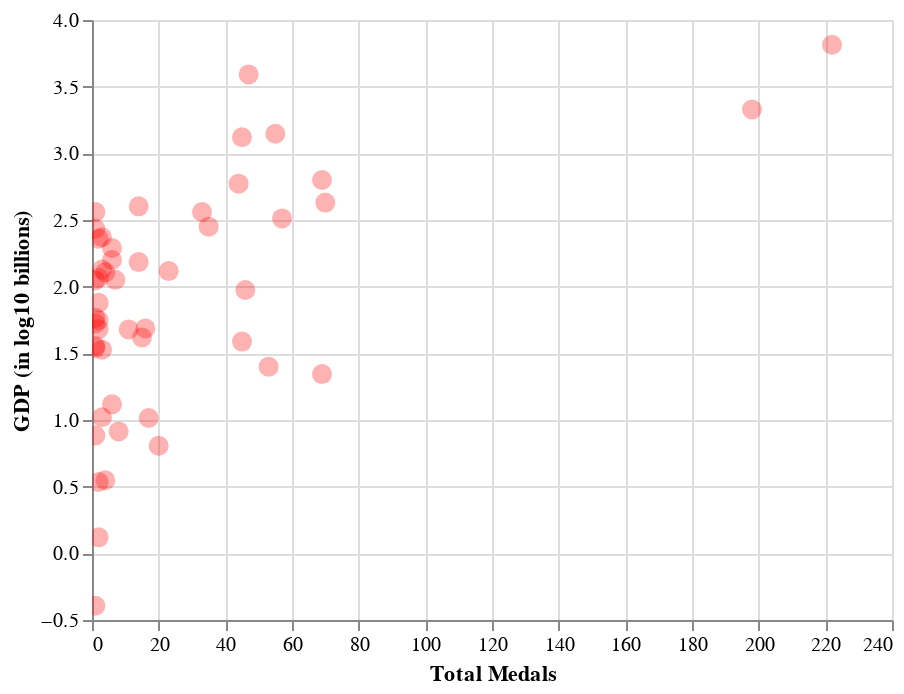

Write notebook code for a chart like this one.
### Code cell
alt.Chart(df[df['Year']==1992]).mark_circle(
        color='red',
        size=100,
        opacity=0.3
    ).encode(
        x='Total Medals',
        y='GDP (in log10 billions)',
        tooltip=['Year', 'Team']
    ).interactive()

### Figure 1 — Vega-Lite specification as saved in the notebook (floating-point values rounded to 4 significant figures)
{"config": {"view": {"continuousWidth": 400, "continuousHeight": 300}}, "data": {"name": "data-e62bb0cda988bf96736215c0bc7eca2b"}, "mark": {"type": "circle", "color": "red", "opacity": 0.3, "size": 100}, "encoding": {"tooltip": [{"type": "quantitative", "field": "Year"}, {"type": "nominal", "field": "Team"}], "x": {"type": "quantitative", "field": "Total Medals"}, "y": {"type": "quantitative", "field": "GDP (in log10 billions)"}}, "selection": {"selector028": {"type": "interval", "bind": "scales", "encodings": ["x", "y"]}}, "$schema": "https://vega.github.io/schema/vega-lite/v4.0.2.json", "datasets": {"data-e62bb0cda988bf96736215c0bc7eca2b": [{"Team": "Algeria", "Year": 1992, "Bronze": 1.0, "Gold": 1.0, "Silver": 0.0, "Total Medals": 2.0, "Country": "Algeria", "Country_Code": "DZA", "Population": 27180000.0, "log10(Population)": 7.434, "Country Name": "Algeria", "Country Code": "DZA", "Indicator Name": "GDP (current US$)", "GDP": 48000000000.0, "GDP (in USD)": 48000000000.0, "GDP (in billions)": 48.0, "GDP (in log10 billions)": 1.681, "log10 Total Medals": 0.301, "Total Medals (log10)": 0.301}, {"Team": "Argentina", "Year": 1992, "Bronze": 2.0, "Gold": 0.0, "Silver": 0.0, "Total Medals": 2.0, "Country": "Argentina", "Country_Code": "ARG", "Population": 33660000.0, "log10(Population)": 7.527, "Country Name": "Argentina", "Country Code": "ARG", "Indicator Name": "GDP (current US$)", "GDP": 228800000000.0, "GDP (in USD)": 228800000000.0, "GDP (in billions)": 228.8, "GDP (in log10 billions)": 2.359, "log10 Total Medals": 0.301, "Total Medals (log10)": 0.301}, {"Team": "Australia", "Year": 1992, "Bronze": 16.0, "Gold": 14.0, "Silver": 27.0, "Total Medals": 57.0, "Country": "Australia", "Country_Code": "AUS", "Population": 17500000.0, "log10(Population)": 7.243, "Country Name": "Australia", "Country Code": "AUS", "Indicator Name": "GDP (current US$)", "GDP": 324900000000.0, "GDP (in USD)": 324900000000.0, "GDP (in billions)": 324.9, "GDP (in log10 billions)": 2.512, "log10 Total Medals": 1.756, "Total Medals (log10)": 1.756}, {"Team": "Austria", "Year": 1992, "Bronze": 0.0, "Gold": 0.0, "Silver": 6.0, "Total Medals": 6.0, "Country": "Austria", "Country_Code": "AUT", "Population": 7841000.0, "log10(Population)": 6.894, "Country Name": "Austria", "Country Code": "AUT", "Indicator Name": "GDP (current US$)", "GDP": 195100000000.0, "GDP (in USD)": 195100000000.0, "GDP (in billions)": 195.1, "GDP (in log10 billions)": 2.29, "log10 Total Medals": 0.7782, "Total Medals (log10)": 0.7782}, {"Team": "Belgium", "Year": 1992, "Bronze": 2.0, "Gold": 0.0, "Silver": 1.0, "Total Medals": 3.0, "Country": "Belgium", "Country_Code": "BEL", "Population": 10050000.0, "log10(Population)": 7.002, "Country Name": "Belgium", "Country Code": "BEL", "Indicator Name": "GDP (current US$)", "GDP": 234800000000.0, "GDP (in USD)": 234800000000.0, "GDP (in billions)": 234.8, "GDP (in log10 billions)": 2.371, "log10 Total Medals": 0.4771, "Total Medals (log10)": 0.4771}, {"Team": "Brazil", "Year": 1992, "Bronze": 0.0, "Gold": 13.0, "Silver": 1.0, "Total Medals": 14.0, "Country": "Brazil", "Country_Code": "BRA", "Population": 154600000.0, "log10(Population)": 8.189, "Country Name": "Brazil", "Country Code": "BRA", "Indicator Name": "GDP (current US$)", "GDP": 400600000000.0, "GDP (in USD)": 400600000000.0, "GDP (in billions)": 400.6, "GDP (in log10 billions)": 2.603, "log10 Total Medals": 1.146, "Total Medals (log10)": 1.146}, {"Team": "Bulgaria", "Year": 1992, "Bronze": 7.0, "Gold": 3.0, "Silver": 7.0, "Total Medals": 17.0, "Country": "Bulgaria", "Country_Code": "BGR", "Population": 8540000.0, "log10(Population)": 6.931, "Country Name": "Bulgaria", "Country Code": "BGR", "Indicator Name": "GDP (current US$)", "GDP": 10350000000.0, "GDP (in USD)": 10350000000.0, "GDP (in billions)": 10.35, "GDP (in log10 billions)": 1.015, "log10 Total Medals": 1.23, "Total Medals (log10)": 1.23}, {"Team": "Canada", "Year": 1992, "Bronze": 12.0, "Gold": 27.0, "Silver": 5.0, "Total Medals": 44.0, "Country": "Canada", "Country_Code": "CAN", "Population": 28520000.0, "log10(Population)": 7.455, "Country Name": "Canada", "Country Code": "CAN", "Indicator Name": "GDP (current US$)", "GDP": 592400000000.0, "GDP (in USD)": 592400000000.0, "GDP (in billions)": 592.4, "GDP (in log10 billions)": 2.773, "log10 Total Medals": 1.643, "Total Medals (log10)": 1.643}, {"Team": "China", "Year": 1992, "Bronze": 15.0, "Gold": 14.0, "Silver": 41.0, "Total Medals": 70.0, "Country": "China", "Country_Code": "CHN", "Population": 1165000000.0, "log10(Population)": 9.066, "Country Name": "China", "Country Code": "CHN", "Indicator Name": "GDP (current US$)", "GDP": 426900000000.0, "GDP (in USD)": 426900000000.0, "GDP (in billions)": 426.9, "GDP (in log10 billions)": 2.63, "log10 Total Medals": 1.845, "Total Medals (log10)": 1.845}, {"Team": "Colombia", "Year": 1992, "Bronze": 1.0, "Gold": 0.0, "Silver": 0.0, "Total Medals": 1.0, "Country": "Colombia", "Country_Code": "COL", "Population": 35560000.0, "log10(Population)": 7.551, "Country Name": "Colombia", "Country Code": "COL", "Indicator Name": "GDP (current US$)", "GDP": 58420000000.0, "GDP (in USD)": 58420000000.0, "GDP (in billions)": 58.42, "GDP (in log10 billions)": 1.767, "log10 Total Medals": 0.0, "Total Medals (log10)": 0.0}, {"Team": "Cuba", "Year": 1992, "Bronze": 14.0, "Gold": 42.0, "Silver": 13.0, "Total Medals": 69.0, "Country": "Cuba", "Country_Code": "CUB", "Population": 10730000.0, "log10(Population)": 7.031, "Country Name": "Cuba", "Country Code": "CUB", "Indicator Name": "GDP (current US$)", "GDP": 22090000000.0, "GDP (in USD)": 22090000000.0, "GDP (in billions)": 22.09, "GDP (in log10 billions)": 1.344, "log10 Total Medals": 1.839, "Total Medals (log10)": 1.839}, {"Team": "Denmark", "Year": 1992, "Bronze": 9.0, "Gold": 3.0, "Silver": 2.0, "Total Medals": 14.0, "Country": "Denmark", "Country_Code": "DNK", "Population": 5171000.0, "log10(Population)": 6.714, "Country Name": "Denmark", "Country Code": "DNK", "Indicator Name": "GDP (current US$)", "GDP": 152900000000.0, "GDP (in USD)": 152900000000.0, "GDP (in billions)": 152.9, "GDP (in log10 billions)": 2.184, "log10 Total Medals": 1.146, "Total Medals (log10)": 1.146}, {"Team": "Ethiopia", "Year": 1992, "Bronze": 2.0, "Gold": 1.0, "Silver": 0.0, "Total Medals": 3.0, "Country": "Ethiopia", "Country_Code": "ETH", "Population": 51650000.0, "log10(Population)": 7.713, "Country Name": "Ethiopia", "Country Code": "ETH", "Indicator Name": "GDP (current US$)", "GDP": 10490000000.0, "GDP (in USD)": 10490000000.0, "GDP (in billions)": 10.49, "GDP (in log10 billions)": 1.021, "log10 Total Medals": 0.4771, "Total Medals (log10)": 0.4771}, {"Team": "Finland", "Year": 1992, "Bronze": 2.0, "Gold": 1.0, "Silver": 4.0, "Total Medals": 7.0, "Country": "Finland", "Country_Code": "FIN", "Population": 5042000.0, "log10(Population)": 6.703, "Country Name": "Finland", "Country Code": "FIN", "Indicator Name": "GDP (current US$)", "GDP": 112500000000.0, "GDP (in USD)": 112500000000.0, "GDP (in billions)": 112.5, "GDP (in log10 billions)": 2.051, "log10 Total Medals": 0.8451, "Total Medals (log10)": 0.8451}, {"Team": "France", "Year": 1992, "Bronze": 41.0, "Gold": 9.0, "Silver": 5.0, "Total Medals": 55.0, "Country": "France", "Country_Code": "FRA", "Population": 58850000.0, "log10(Population)": 7.77, "Country Name": "France", "Country Code": "FRA", "Indicator Name": "GDP (current US$)", "GDP": 1401000000000.0, "GDP (in USD)": 1401000000000.0, "GDP (in billions)": 1401.0, "GDP (in log10 billions)": 3.147, "log10 Total Medals": 1.74, "Total Medals (log10)": 1.74}, {"Team": "Germany", "Year": 1992, "Bronze": 60.0, "Gold": 81.0, "Silver": 57.0, "Total Medals": 198.0, "Country": "Germany", "Country_Code": "DEU", "Population": 80620000.0, "log10(Population)": 7.906, "Country Name": "Germany", "Country Code": "DEU", "Indicator Name": "GDP (current US$)", "GDP": 2132000000000.0, "GDP (in USD)": 2132000000000.0, "GDP (in billions)": 2132.0, "GDP (in log10 billions)": 3.329, "log10 Total Medals": 2.297, "Total Medals (log10)": 2.297}, {"Team": "Ghana", "Year": 1992, "Bronze": 20.0, "Gold": 0.0, "Silver": 0.0, "Total Medals": 20.0, "Country": "Ghana", "Country_Code": "GHA", "Population": 15460000.0, "log10(Population)": 7.189, "Country Name": "Ghana", "Country Code": "GHA", "Indicator Name": "GDP (current US$)", "GDP": 6414000000.0, "GDP (in USD)": 6414000000.0, "GDP (in billions)": 6.414, "GDP (in log10 billions)": 0.8071, "log10 Total Medals": 1.301, "Total Medals (log10)": 1.301}, {"Team": "Greece", "Year": 1992, "Bronze": 0.0, "Gold": 2.0, "Silver": 0.0, "Total Medals": 2.0, "Country": "Greece", "Country_Code": "GRC", "Population": 10400000.0, "log10(Population)": 7.017, "Country Name": "Greece", "Country Code": "GRC", "Indicator Name": "GDP (current US$)", "GDP": 116200000000.0, "GDP (in USD)": 116200000000.0, "GDP (in billions)": 116.2, "GDP (in log10 billions)": 2.065, "log10 Total Medals": 0.301, "Total Medals (log10)": 0.301}, {"Team": "Hungary", "Year": 1992, "Bronze": 8.0, "Gold": 14.0, "Silver": 23.0, "Total Medals": 45.0, "Country": "Hungary", "Country_Code": "HUN", "Population": 10370000.0, "log10(Population)": 7.016, "Country Name": "Hungary", "Country Code": "HUN", "Indicator Name": "GDP (current US$)", "GDP": 38730000000.0, "GDP (in USD)": 38730000000.0, "GDP (in billions)": 38.73, "GDP (in log10 billions)": 1.588, "log10 Total Medals": 1.653, "Total Medals (log10)": 1.653}, {"Team": "Indonesia", "Year": 1992, "Bronze": 1.0, "Gold": 2.0, "Silver": 1.0, "Total Medals": 4.0, "Country": "Indonesia", "Country_Code": "IDN", "Population": 187800000.0, "log10(Population)": 8.274, "Country Name": "Indonesia", "Country Code": "IDN", "Indicator Name": "GDP (current US$)", "GDP": 128000000000.0, "GDP (in USD)": 128000000000.0, "GDP (in billions)": 128.0, "GDP (in log10 billions)": 2.107, "log10 Total Medals": 0.6021, "Total Medals (log10)": 0.6021}, {"Team": "Ireland", "Year": 1992, "Bronze": 0.0, "Gold": 1.0, "Silver": 1.0, "Total Medals": 2.0, "Country": "Ireland", "Country_Code": "IRL", "Population": 3558000.0, "log10(Population)": 6.551, "Country Name": "Ireland", "Country Code": "IRL", "Indicator Name": "GDP (current US$)", "GDP": 55990000000.0, "GDP (in USD)": 55990000000.0, "GDP (in billions)": 55.99, "GDP (in log10 billions)": 1.748, "log10 Total Medals": 0.301, "Total Medals (log10)": 0.301}, {"Team": "Israel", "Year": 1992, "Bronze": 1.0, "Gold": 0.0, "Silver": 1.0, "Total Medals": 2.0, "Country": "Israel", "Country_Code": "ISR", "Population": 5123000.0, "log10(Population)": 6.71, "Country Name": "Israel", "Country Code": "ISR", "Indicator Name": "GDP (current US$)", "GDP": 75610000000.0, "GDP (in USD)": 75610000000.0, "GDP (in billions)": 75.61, "GDP (in log10 billions)": 1.879, "log10 Total Medals": 0.301, "Total Medals (log10)": 0.301}, {"Team": "Italy", "Year": 1992, "Bronze": 14.0, "Gold": 21.0, "Silver": 10.0, "Total Medals": 45.0, "Country": "Italy", "Country_Code": "ITA", "Population": 56800000.0, "log10(Population)": 7.754, "Country Name": "Italy", "Country Code": "ITA", "Indicator Name": "GDP (current US$)", "GDP": 1320000000000.0, "GDP (in USD)": 1320000000000.0, "GDP (in billions)": 1320.0, "GDP (in log10 billions)": 3.121, "log10 Total Medals": 1.653, "Total Medals (log10)": 1.653}, {"Team": "Jamaica", "Year": 1992, "Bronze": 1.0, "Gold": 0.0, "Silver": 3.0, "Total Medals": 4.0, "Country": "Jamaica", "Country_Code": "JAM", "Population": 2465000.0, "log10(Population)": 6.392, "Country Name": "Jamaica", "Country Code": "JAM", "Indicator Name": "GDP (current US$)", "GDP": 3531000000.0, "GDP (in USD)": 3531000000.0, "GDP (in billions)": 3.531, "GDP (in log10 billions)": 0.5479, "log10 Total Medals": 0.6021, "Total Medals (log10)": 0.6021}, {"Team": "Japan", "Year": 1992, "Bronze": 36.0, "Gold": 3.0, "Silver": 8.0, "Total Medals": 47.0, "Country": "Japan", "Country_Code": "JPN", "Population": 124200000.0, "log10(Population)": 8.094, "Country Name": "Japan", "Country Code": "JPN", "Indicator Name": "GDP (current US$)", "GDP": 3909000000000.0, "GDP (in USD)": 3909000000000.0, "GDP (in billions)": 3909.0, "GDP (in log10 billions)": 3.592, "log10 Total Medals": 1.672, "Total Medals (log10)": 1.672}, {"Team": "Kenya", "Year": 1992, "Bronze": 2.0, "Gold": 2.0, "Silver": 4.0, "Total Medals": 8.0, "Country": "Kenya", "Country_Code": "KEN", "Population": 24960000.0, "log10(Population)": 7.397, "Country Name": "Kenya", "Country Code": "KEN", "Indicator Name": "GDP (current US$)", "GDP": 8209000000.0, "GDP (in USD)": 8209000000.0, "GDP (in billions)": 8.209, "GDP (in log10 billions)": 0.9143, "log10 Total Medals": 0.9031, "Total Medals (log10)": 0.9031}, {"Team": "Mexico", "Year": 1992, "Bronze": 0.0, "Gold": 0.0, "Silver": 1.0, "Total Medals": 1.0, "Country": "Mexico", "Country_Code": "MEX", "Population": 88830000.0, "log10(Population)": 7.949, "Country Name": "Mexico", "Country Code": "MEX", "Indicator Name": "GDP (current US$)", "GDP": 363200000000.0, "GDP (in USD)": 363200000000.0, "GDP (in billions)": 363.2, "GDP (in log10 billions)": 2.56, "log10 Total Medals": 0.0, "Total Medals (log10)": 0.0}, {"Team": "Mongolia", "Year": 1992, "Bronze": 2.0, "Gold": 0.0, "Silver": 0.0, "Total Medals": 2.0, "Country": "Mongolia", "Country_Code": "MNG", "Population": 2244000.0, "log10(Population)": 6.351, "Country Name": "Mongolia", "Country Code": "MNG", "Indicator Name": "GDP (current US$)", "GDP": 1318000000.0, "GDP (in USD)": 1318000000.0, "GDP (in billions)": 1.318, "GDP (in log10 billions)": 0.1198, "log10 Total Medals": 0.301, "Total Medals (log10)": 0.301}, {"Team": "Morocco", "Year": 1992, "Bronze": 1.0, "Gold": 1.0, "Silver": 1.0, "Total Medals": 3.0, "Country": "Morocco", "Country_Code": "MAR", "Population": 25790000.0, "log10(Population)": 7.411, "Country Name": "Morocco", "Country Code": "MAR", "Indicator Name": "GDP (current US$)", "GDP": 33710000000.0, "GDP (in USD)": 33710000000.0, "GDP (in billions)": 33.71, "GDP (in log10 billions)": 1.528, "log10 Total Medals": 0.4771, "Total Medals (log10)": 0.4771}, {"Team": "Namibia", "Year": 1992, "Bronze": 0.0, "Gold": 0.0, "Silver": 2.0, "Total Medals": 2.0, "Country": "Namibia", "Country_Code": "NAM", "Population": 1514000.0, "log10(Population)": 6.18, "Country Name": "Namibia", "Country Code": "NAM", "Indicator Name": "GDP (current US$)", "GDP": 3425000000.0, "GDP (in USD)": 3425000000.0, "GDP (in billions)": 3.425, "GDP (in log10 billions)": 0.5346, "log10 Total Medals": 0.301, "Total Medals (log10)": 0.301}, {"Team": "Netherlands", "Year": 1992, "Bronze": 8.0, "Gold": 5.0, "Silver": 20.0, "Total Medals": 33.0, "Country": "Netherlands", "Country_Code": "NLD", "Population": 15180000.0, "log10(Population)": 7.181, "Country Name": "Netherlands", "Country Code": "NLD", "Indicator Name": "GDP (current US$)", "GDP": 363000000000.0, "GDP (in USD)": 363000000000.0, "GDP (in billions)": 363.0, "GDP (in log10 billions)": 2.56, "log10 Total Medals": 1.519, "Total Medals (log10)": 1.519}, {"Team": "New Zealand", "Year": 1992, "Bronze": 5.0, "Gold": 1.0, "Silver": 9.0, "Total Medals": 15.0, "Country": "New Zealand", "Country_Code": "NZL", "Population": 3532000.0, "log10(Population)": 6.548, "Country Name": "New Zealand", "Country Code": "NZL", "Indicator Name": "GDP (current US$)", "GDP": 41650000000.0, "GDP (in USD)": 41650000000.0, "GDP (in billions)": 41.65, "GDP (in log10 billions)": 1.62, "log10 Total Medals": 1.176, "Total Medals (log10)": 1.176}, {"Team": "Nigeria", "Year": 1992, "Bronze": 4.0, "Gold": 0.0, "Silver": 7.0, "Total Medals": 11.0, "Country": "Nigeria", "Country_Code": "NGA", "Population": 100200000.0, "log10(Population)": 8.001, "Country Name": "Nigeria", "Country Code": "NGA", "Indicator Name": "GDP (current US$)", "GDP": 47790000000.0, "GDP (in USD)": 47790000000.0, "GDP (in billions)": 47.79, "GDP (in log10 billions)": 1.679, "log10 Total Medals": 1.041, "Total Medals (log10)": 1.041}, {"Team": "Norway", "Year": 1992, "Bronze": 1.0, "Gold": 2.0, "Silver": 20.0, "Total Medals": 23.0, "Country": "Norway", "Country_Code": "NOR", "Population": 4286000.0, "log10(Population)": 6.632, "Country Name": "Norway", "Country Code": "NOR", "Indicator Name": "GDP (current US$)", "GDP": 130800000000.0, "GDP (in USD)": 130800000000.0, "GDP (in billions)": 130.8, "GDP (in log10 billions)": 2.117, "log10 Total Medals": 1.362, "Total Medals (log10)": 1.362}, {"Team": "Pakistan", "Year": 1992, "Bronze": 16.0, "Gold": 0.0, "Silver": 0.0, "Total Medals": 16.0, "Country": "Pakistan", "Country_Code": "PAK", "Population": 113700000.0, "log10(Population)": 8.056, "Country Name": "Pakistan", "Country Code": "PAK", "Indicator Name": "GDP (current US$)", "GDP": 48640000000.0, "GDP (in USD)": 48640000000.0, "GDP (in billions)": 48.64, "GDP (in log10 billions)": 1.687, "log10 Total Medals": 1.204, "Total Medals (log10)": 1.204}, {"Team": "Peru", "Year": 1992, "Bronze": 0.0, "Gold": 0.0, "Silver": 1.0, "Total Medals": 1.0, "Country": "Peru", "Country_Code": "PER", "Population": 22740000.0, "log10(Population)": 7.357, "Country Name": "Peru", "Country Code": "PER", "Indicator Name": "GDP (current US$)", "GDP": 35970000000.0, "GDP (in USD)": 35970000000.0, "GDP (in billions)": 35.97, "GDP (in log10 billions)": 1.556, "log10 Total Medals": 0.0, "Total Medals (log10)": 0.0}, {"Team": "Philippines", "Year": 1992, "Bronze": 1.0, "Gold": 0.0, "Silver": 0.0, "Total Medals": 1.0, "Country": "Philippines", "Country_Code": "PHL", "Population": 65080000.0, "log10(Population)": 7.813, "Country Name": "Philippines", "Country Code": "PHL", "Indicator Name": "GDP (current US$)", "GDP": 52980000000.0, "GDP (in USD)": 52980000000.0, "GDP (in billions)": 52.98, "GDP (in log10 billions)": 1.724, "log10 Total Medals": 0.0, "Total Medals (log10)": 0.0}, {"Team": "Poland", "Year": 1992, "Bronze": 19.0, "Gold": 5.0, "Silver": 22.0, "Total Medals": 46.0, "Country": "Poland", "Country_Code": "POL", "Population": 38360000.0, "log10(Population)": 7.584, "Country Name": "Poland", "Country Code": "POL", "Indicator Name": "GDP (current US$)", "GDP": 94340000000.0, "GDP (in USD)": 94340000000.0, "GDP (in billions)": 94.34, "GDP (in log10 billions)": 1.975, "log10 Total Medals": 1.663, "Total Medals (log10)": 1.663}, {"Team": "Puerto Rico", "Year": 1992, "Bronze": 1.0, "Gold": 0.0, "Silver": 0.0, "Total Medals": 1.0, "Country": "Puerto Rico", "Country_Code": "PRI", "Population": 3585000.0, "log10(Population)": 6.555, "Country Name": "Puerto Rico", "Country Code": "PRI", "Indicator Name": "GDP (current US$)", "GDP": 34630000000.0, "GDP (in USD)": 34630000000.0, "GDP (in billions)": 34.63, "GDP (in log10 billions)": 1.539, "log10 Total Medals": 0.0, "Total Medals (log10)": 0.0}, {"Team": "Qatar", "Year": 1992, "Bronze": 1.0, "Gold": 0.0, "Silver": 0.0, "Total Medals": 1.0, "Country": "Qatar", "Country_Code": "QAT", "Population": 495500.0, "log10(Population)": 5.695, "Country Name": "Qatar", "Country Code": "QAT", "Indicator Name": "GDP (current US$)", "GDP": 7646000000.0, "GDP (in USD)": 7646000000.0, "GDP (in billions)": 7.646, "GDP (in log10 billions)": 0.8834, "log10 Total Medals": 0.0, "Total Medals (log10)": 0.0}, {"Team": "Romania", "Year": 1992, "Bronze": 14.0, "Gold": 8.0, "Silver": 31.0, "Total Medals": 53.0, "Country": "Romania", "Country_Code": "ROU", "Population": 22790000.0, "log10(Population)": 7.358, "Country Name": "Romania", "Country Code": "ROU", "Indicator Name": "GDP (current US$)", "GDP": 25120000000.0, "GDP (in USD)": 25120000000.0, "GDP (in billions)": 25.12, "GDP (in log10 billions)": 1.4, "log10 Total Medals": 1.724, "Total Medals (log10)": 1.724}, {"Team": "Slovenia", "Year": 1992, "Bronze": 6.0, "Gold": 0.0, "Silver": 0.0, "Total Medals": 6.0, "Country": "Slovenia", "Country_Code": "SVN", "Population": 1996000.0, "log10(Population)": 6.3, "Country Name": "Slovenia", "Country Code": "SVN", "Indicator Name": "GDP (current US$)", "GDP": 13100000000.0, "GDP (in USD)": 13100000000.0, "GDP (in billions)": 13.1, "GDP (in log10 billions)": 1.117, "log10 Total Medals": 0.7782, "Total Medals (log10)": 0.7782}, {"Team": "South Africa", "Year": 1992, "Bronze": 0.0, "Gold": 0.0, "Silver": 3.0, "Total Medals": 3.0, "Country": "South Africa", "Country_Code": "ZAF", "Population": 38650000.0, "log10(Population)": 7.587, "Country Name": "South Africa", "Country Code": "ZAF", "Indicator Name": "GDP (current US$)", "GDP": 134500000000.0, "GDP (in USD)": 134500000000.0, "GDP (in billions)": 134.5, "GDP (in log10 billions)": 2.129, "log10 Total Medals": 0.4771, "Total Medals (log10)": 0.4771}, {"Team": "Spain", "Year": 1992, "Bronze": 2.0, "Gold": 48.0, "Silver": 19.0, "Total Medals": 69.0, "Country": "Spain", "Country_Code": "ESP", "Population": 39160000.0, "log10(Population)": 7.593, "Country Name": "Spain", "Country Code": "ESP", "Indicator Name": "GDP (current US$)", "GDP": 630900000000.0, "GDP (in USD)": 630900000000.0, "GDP (in billions)": 630.9, "GDP (in log10 billions)": 2.8, "log10 Total Medals": 1.839, "Total Medals (log10)": 1.839}, {"Team": "Suriname", "Year": 1992, "Bronze": 1.0, "Gold": 0.0, "Silver": 0.0, "Total Medals": 1.0, "Country": "Suriname", "Country_Code": "SUR", "Population": 422800.0, "log10(Population)": 5.626, "Country Name": "Suriname", "Country Code": "SUR", "Indicator Name": "GDP (current US$)", "GDP": 404600000.0, "GDP (in USD)": 404600000.0, "GDP (in billions)": 0.4046, "GDP (in log10 billions)": -0.393, "log10 Total Medals": 0.0, "Total Medals (log10)": 0.0}, {"Team": "Sweden", "Year": 1992, "Bronze": 7.0, "Gold": 1.0, "Silver": 27.0, "Total Medals": 35.0, "Country": "Sweden", "Country_Code": "SWE", "Population": 8668000.0, "log10(Population)": 6.938, "Country Name": "Sweden", "Country Code": "SWE", "Indicator Name": "GDP (current US$)", "GDP": 282000000000.0, "GDP (in USD)": 282000000000.0, "GDP (in billions)": 282.0, "GDP (in log10 billions)": 2.45, "log10 Total Medals": 1.544, "Total Medals (log10)": 1.544}, {"Team": "Switzerland", "Year": 1992, "Bronze": 0.0, "Gold": 1.0, "Silver": 0.0, "Total Medals": 1.0, "Country": "Switzerland", "Country_Code": "CHE", "Population": 6875000.0, "log10(Population)": 6.837, "Country Name": "Switzerland", "Country Code": "CHE", "Indicator Name": "GDP (current US$)", "GDP": 271800000000.0, "GDP (in USD)": 271800000000.0, "GDP (in billions)": 271.8, "GDP (in log10 billions)": 2.434, "log10 Total Medals": 0.0, "Total Medals (log10)": 0.0}, {"Team": "Thailand", "Year": 1992, "Bronze": 1.0, "Gold": 0.0, "Silver": 0.0, "Total Medals": 1.0, "Country": "Thailand", "Country_Code": "THA", "Population": 57840000.0, "log10(Population)": 7.762, "Country Name": "Thailand", "Country Code": "THA", "Indicator Name": "GDP (current US$)", "GDP": 111500000000.0, "GDP (in USD)": 111500000000.0, "GDP (in billions)": 111.5, "GDP (in log10 billions)": 2.047, "log10 Total Medals": 0.0, "Total Medals (log10)": 0.0}, {"Team": "Turkey", "Year": 1992, "Bronze": 2.0, "Gold": 2.0, "Silver": 2.0, "Total Medals": 6.0, "Country": "Turkey", "Country_Code": "TUR", "Population": 55750000.0, "log10(Population)": 7.746, "Country Name": "Turkey", "Country Code": "TUR", "Indicator Name": "GDP (current US$)", "GDP": 158500000000.0, "GDP (in USD)": 158500000000.0, "GDP (in billions)": 158.5, "GDP (in log10 billions)": 2.2, "log10 Total Medals": 0.7782, "Total Medals (log10)": 0.7782}, {"Team": "United States", "Year": 1992, "Bronze": 85.0, "Gold": 87.0, "Silver": 50.0, "Total Medals": 222.0, "Country": "United States", "Country_Code": "USA", "Population": 256500000.0, "log10(Population)": 8.409, "Country Name": "United States", "Country Code": "USA", "Indicator Name": "GDP (current US$)", "GDP": 6520000000000.0, "GDP (in USD)": 6520000000000.0, "GDP (in billions)": 6520.0, "GDP (in log10 billions)": 3.814, "log10 Total Medals": 2.346, "Total Medals (log10)": 2.346}]}}
